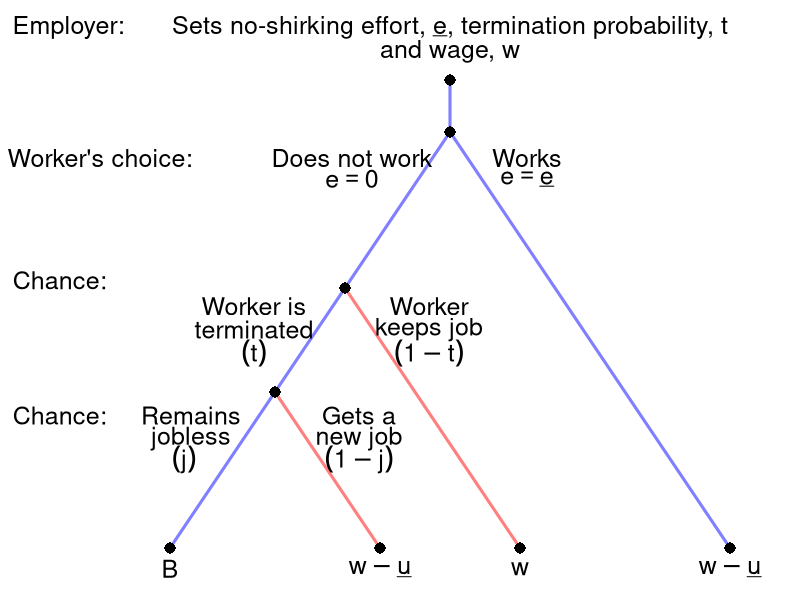

Recreate this plot in R.
require(shape)
#pdf(file = "employment/sequential_no_shirking.pdf", width = 9, height = 7)
jpeg(file = "employment/sequential_no_shirking_jpeg.jpg", width = 5*120, height = 4*120)

#Set parameters for graphics
axislabelsize <- 1.5
labelsize <- 2
actionlabelsize <- 1.5
graphlinewidth <- 3
segmentlinewidth <- 2
nodesize <- 1.5

COL <- c("#7fc97f", "#beaed4", "#fdc086", "#ffff99", "#386cb0", "#f0027f", "#bf5b17", "#666666")
COLA <- c("#99d8c9","#66c2a4","#41ae76", "#238b45", "#005824")
COLB <- c("#4eb3d3", "#2b8cbe", "#0868ac","#084081")

par(mar =  c(0, 5, 4, 0))

xlims <- c(0, 10)
ylims <- c(0, 10)

npts <- 501 
x <- seq(xlims[1], xlims[2], length.out = npts)
y <- seq(ylims[1], ylims[2], length.out = npts) 

plot(0, 0, xlim = xlims, ylim = ylims, type = "n",
     xlab = expression(paste("")),
     ylab = expression(paste("")), 
     xaxt = "n", 
     yaxt = "n", 
     cex.lab = axislabelsize, 
     bty = "n",
     xaxs="i", 
     yaxs="i")

ticksy <- seq(from = 0, to = ylims[2], by = 2)
ylabels <- seq(from = 0, to = ylims[2], by = 2)
ticksx <- seq(from = 0, to = xlims[2], by = 2)
xlabels <- seq(from = 0, to = xlims[2], by = 2)

#Branches for Agent
segments(5, 9, 5, 10, lty = 1, col = rgb(0, 0, 1, 0.5), lwd = graphlinewidth, xpd = TRUE)
#Fish 10
segments(5, 9, 1, 1, lty = 1, col = rgb(0, 0, 1, 0.5), lwd = graphlinewidth)
#Fish 12
segments(5, 9, 9, 1, lty = 1, col = rgb(0, 0, 1, 0.5), lwd = graphlinewidth)

#Branches for Agent
#From Aram Fishing 10
#Bina fishes 10
segments(3.5, 6, 6, 1, lty = 1, col = rgb(1, 0, 0, 0.5), lwd = graphlinewidth)
#Bina fishes 12
segments(2.5, 4, 4, 1, lty = 1, col = rgb(1, 0, 0, 0.5), lwd = graphlinewidth)

#From Aram fishing 12
#Bina fishes 10
#segments(7.5, 5, 6, 1, lty = 1, col = rgb(1, 0, 0, 0.5), lwd = graphlinewidth)


#Bina fishes 12
#segments(7.5, 5, 9, 1, lty = 1, col = rgb(1, 0, 0, 0.5), lwd = graphlinewidth)

#Initial node
points(5, 10, pch = 16, col = "black", cex = nodesize, xpd = TRUE)
points(5, 9, pch = 16, col = "black", cex = nodesize)

#P1 Nodes
points(2.5, 4, pch = 16, col = "black", cex = nodesize)
points(3.5, 6, pch = 16, col = "black", cex = nodesize) 

#P2 Terminal Nodes
points(1, 1, pch = 16, col = "black", cex = nodesize)
points(4, 1, pch = 16, col = "black", cex = nodesize)
points(6, 1, pch = 16, col = "black", cex = nodesize)
points(9, 1, pch = 16, col = "black", cex = nodesize)

text(-0.45, 11, expression(paste("Employer:")), cex = actionlabelsize, xpd = TRUE)
text(5, 11, expression(paste("Sets no-shirking effort, ", underline(e), ", termination probability, ", t)), cex = actionlabelsize, xpd = TRUE)
text(5, 10.55, expression(paste("and wage, ", w)), cex = actionlabelsize, xpd = TRUE)

text(0, 8.5, expression(paste("Worker's choice:")), cex = actionlabelsize, xpd = TRUE)

text(3.6, 8.5, expression(paste("Does not work")), cex = actionlabelsize)
text(3.6, 8.1, expression(paste(e == 0)), cex = actionlabelsize)


text(6.1, 8.5, expression(paste("Works")), cex = actionlabelsize)
text(6.1, 8.1, expression(paste(e == underline(e))), cex = actionlabelsize)

text(-0.575, 6.15, expression(paste("Chance:")), cex = actionlabelsize, xpd = TRUE)

text(2.2, 6.15-0.5, expression(paste("Worker is")), cex = actionlabelsize)
text(2.2, 5.7-0.5, expression(paste("terminated")), cex = actionlabelsize)
text(2.2, 5.25-0.5, expression(paste((t))), cex = actionlabelsize)

text(4.7, 6.15-0.5, expression(paste("Worker")), cex = actionlabelsize)
text(4.7, 5.7-0.5, expression(paste("keeps job")), cex = actionlabelsize)
text(4.7, 5.25-0.5, expression(paste( (1-t) )), cex = actionlabelsize)

text(-0.575, 3.55, expression(paste("Chance:")), cex = actionlabelsize, xpd = TRUE)

text(1.3, 3.55, expression(paste("Remains")), cex = actionlabelsize)
text(1.3, 3.1, expression(paste("jobless")), cex = actionlabelsize)


text(3.7, 3.55, expression(paste("Gets a")), cex = actionlabelsize)
text(3.7, 3.1, expression(paste("new job")), cex = actionlabelsize)

text(1.2, 2.7, expression(paste( (j) )), cex = actionlabelsize)
text(3.7, 2.7, expression(paste( (1-j) )), cex = actionlabelsize)


#Payoffs 
text(1, .6, expression(B), cex = actionlabelsize)
text(4, .6, expression(w - underline(u)), cex = actionlabelsize)
text(6, .6, expression(w), cex = actionlabelsize)
text(9, .6, expression(paste(w - underline(u))), cex = actionlabelsize)

dev.off()
